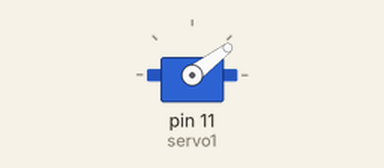
A sketch run on a simulated Arduino Uno, built with avr-gcc and run on an emulated ATmega328P. On the bench: servo. What the sketch prints to the serial monitor is not drawn.

Above: at 0.05 s.
At 0.15 s:
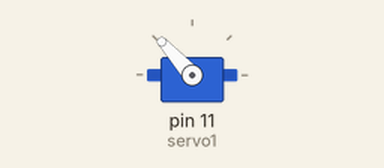
At 0.3 s:
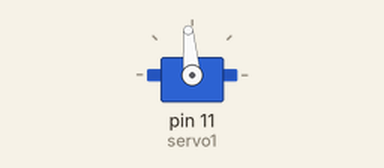
Timing chart, 0 to 3.0 s (numbered marks = the images above):
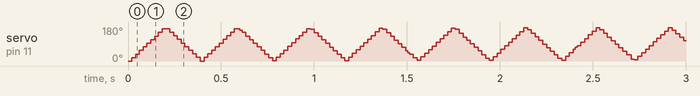

The sketch:

servo.ino
```cpp
#include <Servo.h>
Servo servo1;
int pos1=0;

void setup() {
  // put your setup code here, to run once:
  Serial.begin(115200);
  servo1.attach(11);//pin at which servo is plugged in
  servo1.write(180);//degrees 180 or 0
}

void loop() {
  // put your main code here, to run repeatedly:
  Serial.println("Servo Start");
  for(pos1 = 0; pos1 < 180; pos1 += 1)
  {
    servo1.write(pos1);
    //Serial.println("ghuma");
    delay(1);
  }
  for(pos1 = 180; pos1 >= 1;pos1-=1)
  {
    servo1.write(pos1);
    //Serial.println("ghuma");
    delay(1);
  }
}
```
